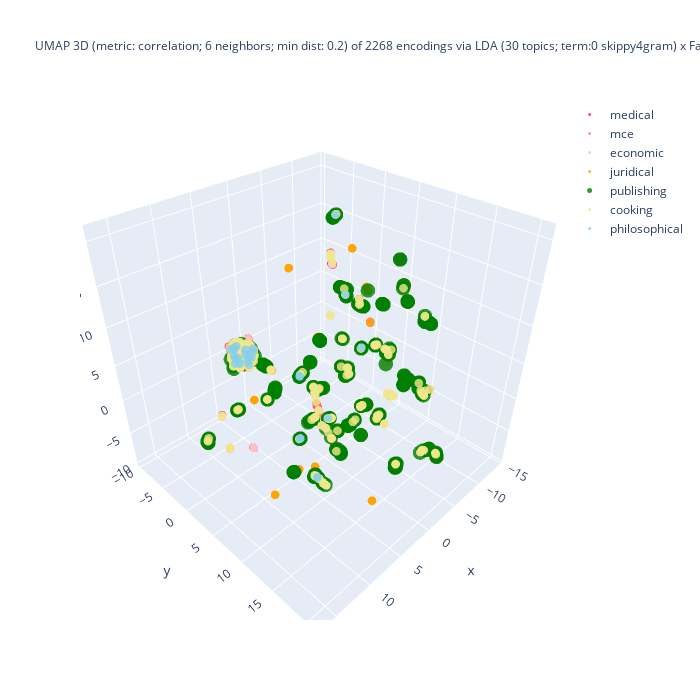

Source (notebook cell):
### Code cell
%%capture --no-display

## Plotlyを使って tSNE の結果の可視化 (3D)
import plotly.graph_objects as go
import numpy as np
#
domain_ids = set(encoded_df['domain_id'])
reverse_domain_list = False
if reverse_domain_list:
    domain_ids = sorted(domain_list, reverse = True)
## layered/traced drawing
fig = go.Figure()
for domain_id in domain_ids:
    # set marker size of the target domain
    if domain_id == [ i for k, v in domain_encoding.items() if k == target_domain ][0]:
        size_val = 5
    else:
        size_val = 3
    part = encoded_df[ encoded_df['domain_id'] == domain_id ]
    color = colormap[domain_id]
    print(f"color: {color}")
    fig.add_trace(
        go.Scatter3d(
            x = part['D1'], y = part['D2'], z = part['D3'],
            name = domain_back_encoding[domain_id],
            mode = 'markers',
            marker = dict(size = size_val, opacity = 0.8),
            #marker_colorscale = list(colormap.values()),
            marker_color = color,
            showlegend = True
        )
    )

## 3D 散布図にラベルを追加する処理は未実装
df_size = len(df)
if use_UMAP:
    title_header = f"UMAP 3D (metric: {umap_metric}; {umap_n_neighbors} neighbors; min dist: {umap_min_dist}) of {df_size} encodings via\n"
else:
    title_header = f"t-SNE 3D (ppl: {doc_perplexity_val}) of {df_size} encodings of via\n"
if use_FastText:
    if use_LDA:
        title_body = f"LDA ({n_topics} topics; term:0 {lda_term_type}) x FastText ({ft_n_dims} dims; term: {ft_term_type}; window: {ft_window_size})"
    else:
        title_body = f"FastText ({ft_n_dims} dims; term: {ft_term_type}; window: {ft_window_size})"
else:
    title_body = f"LDA ({n_topics} topics; term: {lda_term_type})"
#
title_val = title_header + title_body
fig.update_layout(title = dict(text = title_val, font_size = 12), autosize = False, width = 700, height = 700)
fig.show()

### Figure 1 — Plotly figure (JSON) as saved in the notebook; plotly's stock layout.template omitted (floating-point values rounded to 4 significant figures; data arrays with more than 128 entries replaced by an {"elided": "..."} marker saying what was removed)
{"data": [{"marker": {"color": "deeppink", "opacity": 0.8, "size": 3}, "mode": "markers", "name": "medical", "showlegend": true, "type": "scatter3d", "x": {"elided": "400 float values"}, "y": {"elided": "400 float values"}, "z": {"elided": "400 float values"}}, {"marker": {"color": "salmon", "opacity": 0.8, "size": 3}, "mode": "markers", "name": "mce", "showlegend": true, "type": "scatter3d", "x": {"elided": "400 float values"}, "y": {"elided": "400 float values"}, "z": {"elided": "400 float values"}}, {"marker": {"color": "pink", "opacity": 0.8, "size": 3}, "mode": "markers", "name": "economic", "showlegend": true, "type": "scatter3d", "x": {"elided": "241 float values"}, "y": {"elided": "241 float values"}, "z": {"elided": "241 float values"}}, {"marker": {"color": "orange", "opacity": 0.8, "size": 3}, "mode": "markers", "name": "juridical", "showlegend": true, "type": "scatter3d", "x": {"elided": "400 float values"}, "y": {"elided": "400 float values"}, "z": {"elided": "400 float values"}}, {"marker": {"color": "green", "opacity": 0.8, "size": 5}, "mode": "markers", "name": "publishing", "showlegend": true, "type": "scatter3d", "x": {"elided": "400 float values"}, "y": {"elided": "400 float values"}, "z": {"elided": "400 float values"}}, {"marker": {"color": "khaki", "opacity": 0.8, "size": 3}, "mode": "markers", "name": "cooking", "showlegend": true, "type": "scatter3d", "x": {"elided": "400 float values"}, "y": {"elided": "400 float values"}, "z": {"elided": "400 float values"}}, {"marker": {"color": "skyblue", "opacity": 0.8, "size": 3}, "mode": "markers", "name": "philosophical", "showlegend": true, "type": "scatter3d", "x": [-2.438, 8.159, 2.273, -9.511, 7.731, 7.426, 8.04, 6.381, 7.574, -2.43, 7.607, 8.353, 6.96, 5.688, 6.595, 3.173, 7.713, 6.352, 8.055, 8.315, 7.064, -3.589, 6.535, 8.197, 5.665, 7.562, 6.024], "y": [-1.899, -0.753, 7.797, 2.281, -1.539, -1.032, 11.89, -0.1952, 0.681, -1.898, -1.698, 0.04592, 0.0004369, 6.742, -0.9131, 10.82, -1.052, 0.1215, 11.9, -0.6753, 0.1318, 2.947, -0.9959, -1.451, 6.761, -1.622, -0.3043], "z": [-2.417, 7.533, -0.8246, 0.6564, 5.98, 5.016, -3.161, 5.746, 6.291, -2.416, 6.87, 6.722, 5.147, -2.386, 6.541, 16.88, 7.485, 6.671, -3.107, 5.653, 6.195, 20.58, 5.878, 7.143, -2.366, 5.555, 6.719]}], "layout": {"autosize": false, "height": 700, "title": {"font": {"size": 12}, "text": "UMAP 3D (metric: correlation; 6 neighbors; min dist: 0.2) of 2268 encodings via\nLDA (30 topics; term:0 skippy4gram) x FastText (15 dims; term: skippy4gram; window: 5)"}, "width": 700}}
